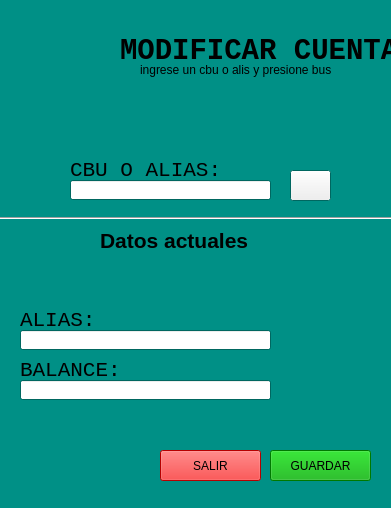
<?xml version="1.0" encoding="UTF-8"?>
<ui version="4.0">
 <class>vtnModCuentas</class>
 <widget class="QMainWindow" name="vtnModCuentas">
  <property name="geometry">
   <rect>
    <x>0</x>
    <y>0</y>
    <width>391</width>
    <height>508</height>
   </rect>
  </property>
  <property name="palette">
   <palette>
    <active>
     <colorrole role="Base">
      <brush brushstyle="SolidPattern">
       <color alpha="255">
        <red>255</red>
        <green>255</green>
        <blue>255</blue>
       </color>
      </brush>
     </colorrole>
     <colorrole role="Window">
      <brush brushstyle="SolidPattern">
       <color alpha="255">
        <red>0</red>
        <green>144</green>
        <blue>134</blue>
       </color>
      </brush>
     </colorrole>
    </active>
    <inactive>
     <colorrole role="Base">
      <brush brushstyle="SolidPattern">
       <color alpha="255">
        <red>255</red>
        <green>255</green>
        <blue>255</blue>
       </color>
      </brush>
     </colorrole>
     <colorrole role="Window">
      <brush brushstyle="SolidPattern">
       <color alpha="255">
        <red>0</red>
        <green>144</green>
        <blue>134</blue>
       </color>
      </brush>
     </colorrole>
    </inactive>
    <disabled>
     <colorrole role="Base">
      <brush brushstyle="SolidPattern">
       <color alpha="255">
        <red>0</red>
        <green>144</green>
        <blue>134</blue>
       </color>
      </brush>
     </colorrole>
     <colorrole role="Window">
      <brush brushstyle="SolidPattern">
       <color alpha="255">
        <red>0</red>
        <green>144</green>
        <blue>134</blue>
       </color>
      </brush>
     </colorrole>
    </disabled>
   </palette>
  </property>
  <property name="windowTitle">
   <string>Mod cuenta</string>
  </property>
  <widget class="QWidget" name="centralwidget">
   <widget class="QPushButton" name="btnSalir">
    <property name="geometry">
     <rect>
      <x>160</x>
      <y>450</y>
      <width>101</width>
      <height>31</height>
     </rect>
    </property>
    <property name="styleSheet">
     <string notr="true">background-color: rgb(255, 0, 0);</string>
    </property>
    <property name="text">
     <string>SALIR</string>
    </property>
   </widget>
   <widget class="QLabel" name="lblTitulo">
    <property name="geometry">
     <rect>
      <x>120</x>
      <y>30</y>
      <width>331</width>
      <height>41</height>
     </rect>
    </property>
    <property name="font">
     <font>
      <family>Consolas</family>
      <pointsize>22</pointsize>
      <weight>75</weight>
      <bold>true</bold>
     </font>
    </property>
    <property name="text">
     <string>MODIFICAR CUENTA</string>
    </property>
   </widget>
   <widget class="QLabel" name="lblLogo">
    <property name="geometry">
     <rect>
      <x>-20</x>
      <y>-10</y>
      <width>161</width>
      <height>151</height>
     </rect>
    </property>
    <property name="font">
     <font>
      <family>Consolas</family>
      <pointsize>22</pointsize>
      <weight>75</weight>
      <bold>true</bold>
     </font>
    </property>
    <property name="styleSheet">
     <string notr="true"/>
    </property>
    <property name="text">
     <string/>
    </property>
    <property name="pixmap">
     <pixmap>logobanco.png</pixmap>
    </property>
   </widget>
   <widget class="QPushButton" name="btnGuardar">
    <property name="geometry">
     <rect>
      <x>270</x>
      <y>450</y>
      <width>101</width>
      <height>31</height>
     </rect>
    </property>
    <property name="styleSheet">
     <string notr="true">background-color: rgb(0, 170, 0);</string>
    </property>
    <property name="text">
     <string>GUARDAR</string>
    </property>
   </widget>
   <widget class="QLabel" name="lblNombre">
    <property name="geometry">
     <rect>
      <x>70</x>
      <y>160</y>
      <width>151</width>
      <height>21</height>
     </rect>
    </property>
    <property name="font">
     <font>
      <family>Consolas</family>
      <pointsize>16</pointsize>
     </font>
    </property>
    <property name="text">
     <string>CBU O ALIAS:</string>
    </property>
   </widget>
   <widget class="QLineEdit" name="leCbu">
    <property name="geometry">
     <rect>
      <x>70</x>
      <y>180</y>
      <width>201</width>
      <height>20</height>
     </rect>
    </property>
   </widget>
   <widget class="QLineEdit" name="leAlias">
    <property name="geometry">
     <rect>
      <x>20</x>
      <y>330</y>
      <width>251</width>
      <height>20</height>
     </rect>
    </property>
   </widget>
   <widget class="QLabel" name="lblNombre_2">
    <property name="geometry">
     <rect>
      <x>20</x>
      <y>310</y>
      <width>151</width>
      <height>21</height>
     </rect>
    </property>
    <property name="font">
     <font>
      <family>Consolas</family>
      <pointsize>16</pointsize>
     </font>
    </property>
    <property name="text">
     <string>ALIAS:</string>
    </property>
   </widget>
   <widget class="QLineEdit" name="leBalance">
    <property name="geometry">
     <rect>
      <x>20</x>
      <y>380</y>
      <width>251</width>
      <height>20</height>
     </rect>
    </property>
   </widget>
   <widget class="QLabel" name="lblNombre_3">
    <property name="geometry">
     <rect>
      <x>20</x>
      <y>360</y>
      <width>151</width>
      <height>21</height>
     </rect>
    </property>
    <property name="font">
     <font>
      <family>Consolas</family>
      <pointsize>16</pointsize>
     </font>
    </property>
    <property name="text">
     <string>BALANCE:</string>
    </property>
   </widget>
   <widget class="Line" name="line">
    <property name="geometry">
     <rect>
      <x>0</x>
      <y>210</y>
      <width>441</width>
      <height>16</height>
     </rect>
    </property>
    <property name="orientation">
     <enum>Qt::Horizontal</enum>
    </property>
   </widget>
   <widget class="QPushButton" name="btnModificar">
    <property name="geometry">
     <rect>
      <x>290</x>
      <y>170</y>
      <width>41</width>
      <height>31</height>
     </rect>
    </property>
    <property name="text">
     <string/>
    </property>
    <property name="icon">
     <iconset>
      <normaloff>buscar.jpg</normaloff>buscar.jpg</iconset>
    </property>
    <property name="iconSize">
     <size>
      <width>38</width>
      <height>38</height>
     </size>
    </property>
   </widget>
   <widget class="QLabel" name="label">
    <property name="geometry">
     <rect>
      <x>100</x>
      <y>230</y>
      <width>201</width>
      <height>21</height>
     </rect>
    </property>
    <property name="font">
     <font>
      <pointsize>16</pointsize>
      <weight>75</weight>
      <bold>true</bold>
     </font>
    </property>
    <property name="text">
     <string>Datos actuales</string>
    </property>
   </widget>
   <widget class="QLabel" name="label_2">
    <property name="geometry">
     <rect>
      <x>140</x>
      <y>60</y>
      <width>191</width>
      <height>20</height>
     </rect>
    </property>
    <property name="text">
     <string>ingrese un cbu o alis y presione buscar</string>
    </property>
   </widget>
   <widget class="QLabel" name="lblDatos">
    <property name="geometry">
     <rect>
      <x>20</x>
      <y>270</y>
      <width>411</width>
      <height>16</height>
     </rect>
    </property>
    <property name="text">
     <string/>
    </property>
   </widget>
  </widget>
 </widget>
 <resources/>
 <connections/>
</ui>
